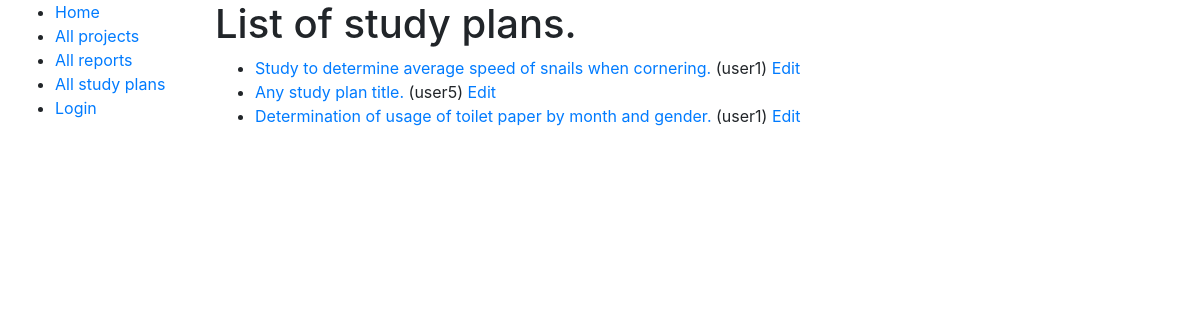
Before: /fileindex/study_plans/ with the older database file.
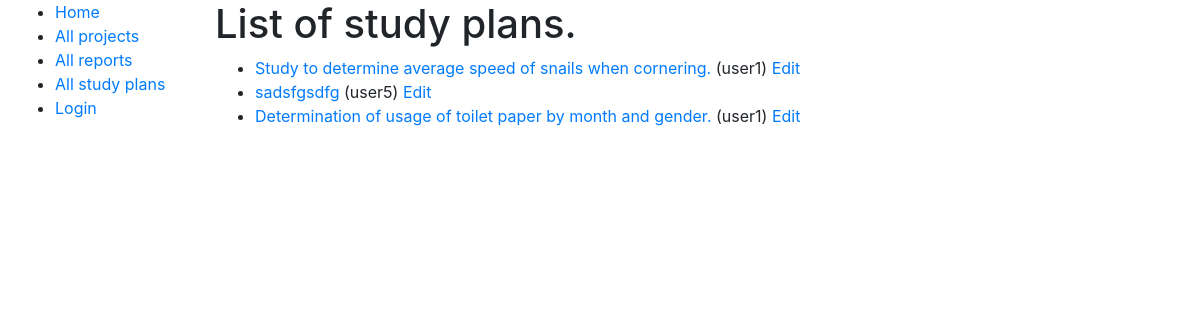
After: the same page with the newer database file.
### fileindex/models.py (models this page shows, shortened)
class Document(models.Model):
    owner = models.ForeignKey(User, on_delete=models.SET_NULL, blank=True, null=True)
    project = models.ForeignKey(Project, on_delete=models.SET_NULL, blank=True, null=True)
    location = models.ForeignKey(Location, on_delete=models.SET_NULL, blank=True, null=True)
    DOCUMENT_CODE = (
        ('SP', 'Study plan'),
        ('R', 'Report'),
        ('RDF', 'Related file'),
        ('LBN', 'Lab book'),
    )
    document_code = models.CharField(max_length=3, choices=DOCUMENT_CODE, default='')
    e_copy = models.FileField(upload_to='uploads/', null=True, blank=True)
    class Meta:
        abstract = True

class StudyPlan(Document):
    title = models.TextField()
    DOCUMENT_STATUS = (
        ('PEN', 'Pending'),
        ('IND', 'In draft'),
        ('COM', 'Complete'),
    )
    status = models.CharField(max_length=3, choices=DOCUMENT_STATUS, default='PEN')
    sign_date = models.DateField(null=True, blank=True)
    def get_absolute_url(self):
        return reverse('studyplan-detail', args=[str(self.id)])

### fileindex/views.py (the view)
# urls.py: path('study_plans/', views.StudyPlanListView.as_view(), name='study-plans'),
class StudyPlanListView(generic.ListView):
    model = StudyPlan

### fileindex/templates/fileindex/studyplan_list.html
{% extends "base_generic.html" %}
{% block content %}
	<h1>List of study plans.</h1>
	{% if studyplan_list %}
		<ul>
			{% for studyplan in studyplan_list %}
			<li>
			<a href="{{ studyplan.get_absolute_url }}">{{ studyplan.title }}</a> ({{ studyplan.owner }})
			<a href="{% url 'studyplan-update' studyplan.id %}">Edit</a>
			</li>
			{% endfor %}
		</ul>
		{% else %}
		<p>There are no study plans.</p>
	{% endif %}
{% endblock %}

Changed rows visible on the page:
changed StudyPlan "user5": title "Any study plan title." → "sadsfgsdfg"
